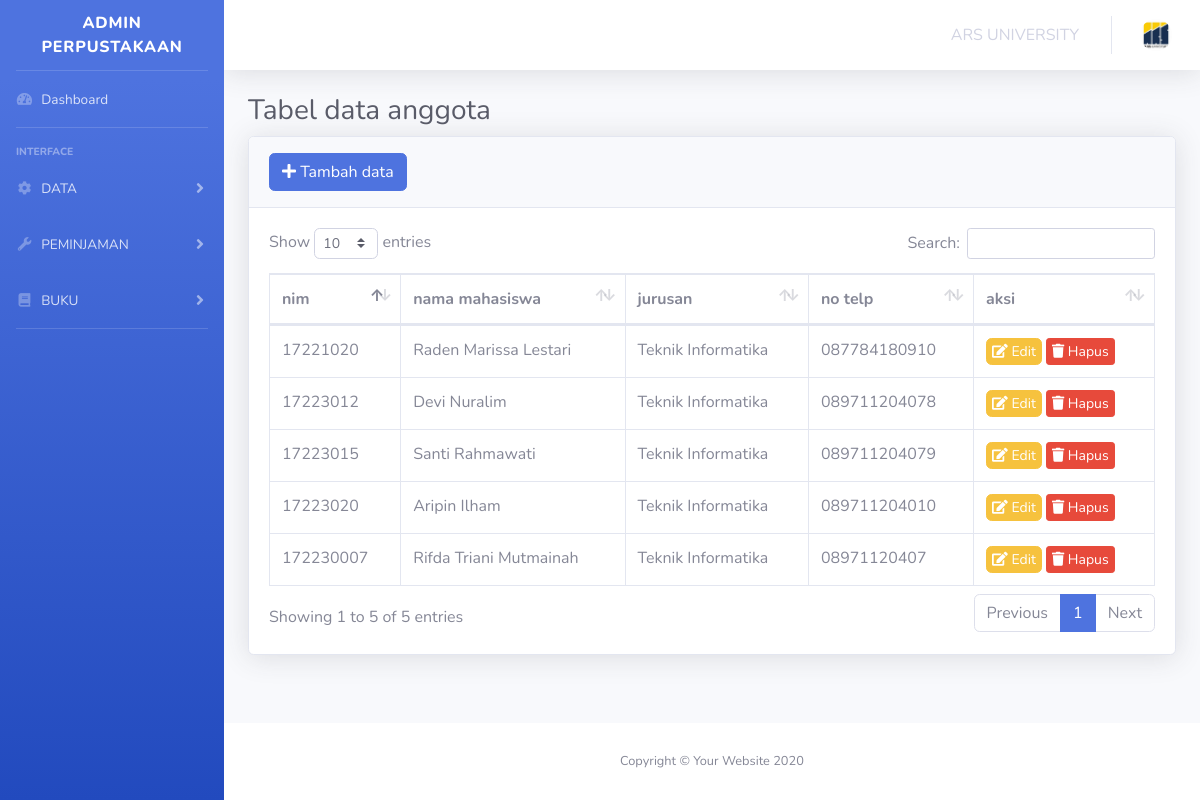
The page /files/views/template/anggota.php on the database its author committed.
### tables this page shows
CREATE TABLE `anggota` (
  `nim` char(30) NOT NULL,
  `nama_mhs` varchar(255) NOT NULL,
  `jurusan` varchar(255) NOT NULL,
  `no_telp` varchar(30) NOT NULL
);

### files/views/template/anggota.php (the view, shortened to what this page needs)
<!DOCTYPE html>
<html lang="en">
<head>
    <link href="../../../../PERPUSTAKAAN/files/public/vendor/fontawesome-free/css/all.min.css" rel="stylesheet" type="text/css">
    <link href="../../../../PERPUSTAKAAN/files/public/css/sb-admin-2.min.css" rel="stylesheet">
    <link href="../../../../PERPUSTAKAAN/files/public/vendor/datatables/dataTables.bootstrap4.min.css" rel="stylesheet">
</head>
<?php
include(__DIR__ . '/../../app/koneksi.php');
$query = mysqli_query($conn, "SELECT * FROM anggota ORDER BY nim ASC");
?>
<body id="page-top">
    <div id="wrapper">
        <ul class="navbar-nav bg-gradient-primary sidebar sidebar-dark accordion" id="accordionSidebar">
            <a class="sidebar-brand d-flex align-items-center justify-content-center" href="index.html">
                <div class="sidebar-brand-text mx-3">ADMIN PERPUSTAKAAN</div>
            </a>
            <hr class="sidebar-divider my-0">
            <li class="nav-item">
                <a class="nav-link" href="/PERPUSTAKAAN/files/views/template/main.php">
                    <i class="fas fa-fw fa-tachometer-alt"></i>
                    <span>Dashboard</span>
                </a>
            </li>
            <hr class="sidebar-divider">
            <div class="sidebar-heading">
                Interface
            </div>
            <li class="nav-item">
                <a class="nav-link collapsed" href="#" data-toggle="collapse" data-target="#collapseTwo" aria-expanded="true" aria-controls="collapseTwo">
                    <i class="fas fa-fw fa-cog"></i>
                    <span>DATA</span>
                </a>
            </li>
            <li class="nav-item">
                <a class="nav-link collapsed" href="#" data-toggle="collapse" data-target="#collapseUtilities" aria-expanded="true" aria-controls="collapseUtilities">
                    <i class="fas fa-fw fa-wrench"></i>
                    <span>PEMINJAMAN</span>
                </a>
            </li>
            <li class="nav-item">
                <a class="nav-link collapsed" href="#" data-toggle="collapse" data-target="#collapseBuku" aria-expanded="true" aria-controls="collapseBuku">
                    <i class="fas fa-fw fa-book"></i>
                    <span>BUKU</span>
                </a>
            </li>
            <hr class="sidebar-divider">
        </ul>
        <div id="content-wrapper" class="d-flex flex-column">
            <div id="content">
                <nav class="navbar navbar-expand navbar-light bg-white topbar mb-4 static-top shadow">
                    <ul class="navbar-nav ml-auto">
                        <li class="nav-item dropdown no-arrow mx-1">
                            <a class="nav-link dropdown-toggle" href="https://ars.ac.id" target="_blank" role="button">
                                <span>ARS UNIVERSITY</span>
                            </a>
                        </li>
                        <li class="nav-item dropdown no-arrow">
                            <a class="nav-link dropdown-toggle" href="#" id="userDropdown" role="button" data-toggle="dropdown" aria-haspopup="true" aria-expanded="false">
                                <img class="img-profile rounded-circle" src="../../../../PERPUSTAKAAN/files/public/assets/ARS.jpg">
                            </a>
                        </li>
                    </ul>
                </nav>
                <div class="container-fluid">
                    <h1 class="h3 mb-2 text-gray-800 page-heading">Tabel data anggota</h1>
                    <div class="card shadow mb-4">
                        <div class="card-header py-3">
                            <button class="btn btn-primary" data-toggle="modal" data-target="#exampleModal"><i class="fa fa-plus"></i> Tambah data</button>
                        </div>
                        <div class="card-body">
                            <div class="table-responsive">
                                <table class="table table-bordered" id="dataTable" width="100%" cellspacing="0">
                                    <thead>
                                        <tr>
                                            <th>nim</th>
                                            <th>nama mahasiswa</th>
                                            <th>jurusan</th>
                                            <th>no telp</th>
                                            <th>aksi</th>
                                        </tr>
                                    </thead>
                                    <tbody>
                                        <?php
                                        while ($data = $query->fetch_object()) {
                                        ?>
                                            <tr>
                                                <td><?= $data->nim; ?></td>
                                                <td><?= $data->nama_mhs; ?></td>
                                                <td><?= $data->jurusan; ?></td>
                                                <td><?= $data->no_telp; ?></td>
                                                <td>
                                                    <a href="?edit=<?= $data->nim; ?>" class="btn btn-warning" style="font-size: 14px; padding: 2px 5px;" data-target="#editModal">
                                                        <i class="fa fa-edit" style="font-size: 14px;"></i> Edit
                                                    </a>
                                                    <a href="?hapus=<?= $data->nim; ?>" class="btn btn-danger btn-sm" style="font-size: 14px; padding: 2px 5px;" onclick="return confirm('Yakin menghapus data ini?');">
                                                        <i class="fa fa-trash" style="font-size: 14px;"></i> Hapus
                                                    </a>
                                                </td>
                                            </tr>
                                        <?php
                                        }
                                        ?>
                                    </tbody>
                                </table>
                            </div>
                        </div>
                    </div>
                </div>
            </div>
            <footer class="sticky-footer bg-white">
                <div class="container my-auto">
                    <div class="copyright text-center my-auto">
                        <span>Copyright &copy; Your Website 2020</span>
                    </div>
                </div>
            </footer>
        </div>
    </div>
</body>
</html>

### files/views/template/anggota.php (style rules this page uses)
.page-heading { margin-top: 20px; }

### rows shown on the page
anggota: nim "17221020", nama_mhs "Raden Marissa Lestari", jurusan "Teknik Informatika", no_telp "087784180910"
anggota: nim "172230007", nama_mhs "Rifda Triani Mutmainah", jurusan "Teknik Informatika", no_telp "08971120407"
anggota: nim "17223012", nama_mhs "Devi Nuralim", jurusan "Teknik Informatika", no_telp "089711204078"
anggota: nim "17223015", nama_mhs "Santi Rahmawati", jurusan "Teknik Informatika", no_telp "089711204079"
anggota: nim "17223020", nama_mhs "Aripin Ilham", jurusan "Teknik Informatika", no_telp "089711204010"
